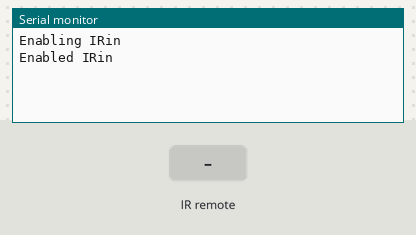
The sketch below on a simulated Arduino Leonardo, built with avr-gcc and run on an emulated ATmega32U4. On the bench: the last lines printed to the serial monitor. Inputs (shaded band) come from the test bench. USB keyboard and mouse output is not drawn.

Above: at 1.2 s.
1.3 s: infrared code 0x77E1BAD8 received
At 2.5 s:
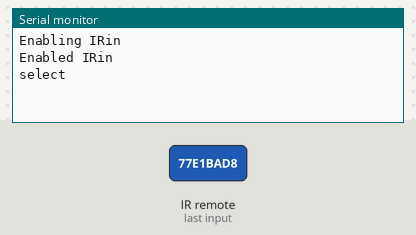
2.8 s: infrared code 0x77E1D0D8 received
At 3.6 s:
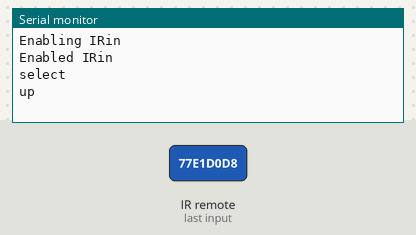
4.3 s: infrared code 0x77E1B0D8 received
At 4.8 s:
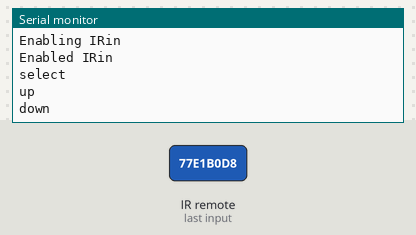
5.8 s: infrared code 0x77E110D8 received
At 7.0 s:
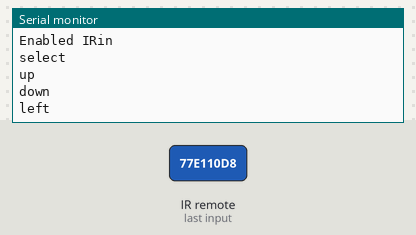
7.3 s: infrared code 0x77E1E0D8 received
At 8.3 s:
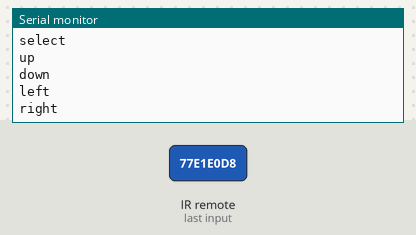
8.8 s: infrared code 0x77E140D8 received
At 9.4 s:
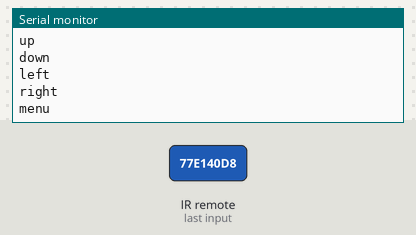

The sketch:

control_mac_desktop.ino
```cpp
#include <IRremote.h>†
#include "Keyboard.h"

#define IR_CODE_SE  0x77E1BAD8
#define IR_CODE_UP  0x77E1D0D8
#define IR_CODE_DN  0x77E1B0D8
#define IR_CODE_LF  0x77E110D8
#define IR_CODE_RG  0x77E1E0D8
#define IR_CODE_MN  0x77E140D8
#define IR_CODE_PL  0x77E17AD8

int RECV_PIN = 6;

IRrecv irrecv(RECV_PIN);
decode_results results;

void setup() {
  Serial.begin(115200);
  Serial.println("Enabling IRin");
  irrecv.enableIRIn();
  Serial.println("Enabled IRin");
  Keyboard.begin();
}

void send_key(int32_t irCode) {

  if(irCode<=0) return;
  if(irCode == 0xFFFFFFFF) return;
  if(irCode == 0x20D8) return;

  /*
  Serial.println(irCode);
  Serial.println(irCode, HEX);
  */

  switch(irCode) {
    case IR_CODE_SE:
      Serial.println("select");
      break;
    case IR_CODE_UP:
      Serial.println("up");
      break;
    case IR_CODE_DN:
      Serial.println("down");
      break;
    case IR_CODE_LF:
      Serial.println("left");
      Keyboard.press(KEY_LEFT_CTRL);
      Keyboard.press(KEY_LEFT_ARROW);
      delay(100);
      Keyboard.releaseAll();
      break;
    case IR_CODE_RG:
      Serial.println("right");
      Keyboard.press(KEY_LEFT_CTRL);
      Keyboard.press(KEY_RIGHT_ARROW);
      delay(100);
      Keyboard.releaseAll();
      break;
    case IR_CODE_MN:
      Serial.println("menu");
      break;
    case IR_CODE_PL:
      Serial.println("play");
      break;

    default:
    break;
  }
}

void loop() {
  if (irrecv.decode(&results)) {
    int32_t irCode = results.value;
    send_key(irCode);
    irrecv.resume();
    delay(100);
  }
}
```

Measured:
- after the input at 1.3 s, the serial monitor: prints a new line at once (image 1)
- after the input at 2.8 s, the serial monitor: prints a new line at once (image 2)
- after the input at 4.3 s, the serial monitor: prints a new line at once (image 3)
- after the input at 5.8 s, the serial monitor: prints a new line at once (image 4)
- after the input at 7.3 s, the serial monitor: prints a new line at once (image 5)
- after the input at 8.8 s, the serial monitor: prints a new line at once (image 6)
